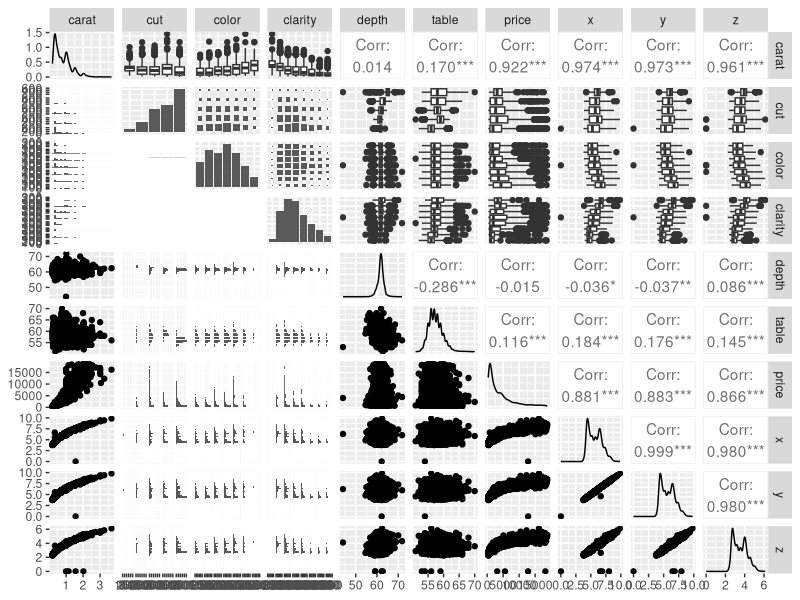
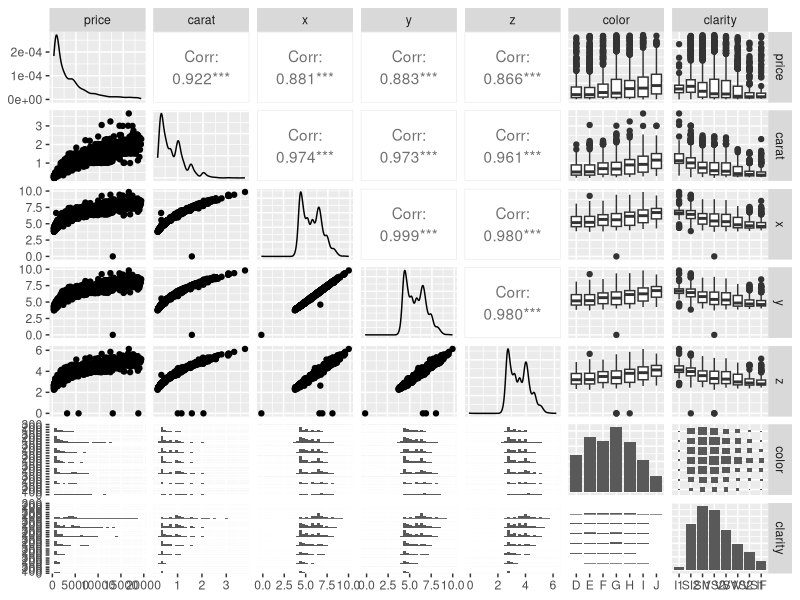
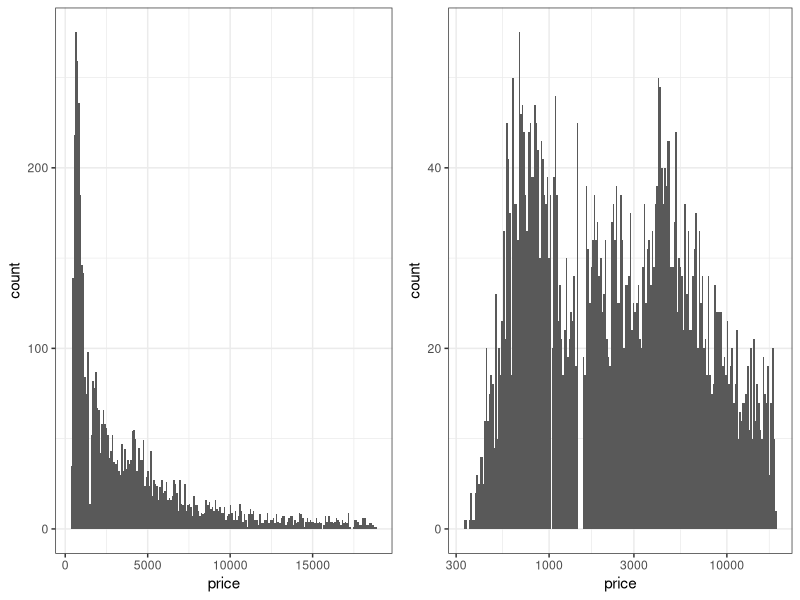
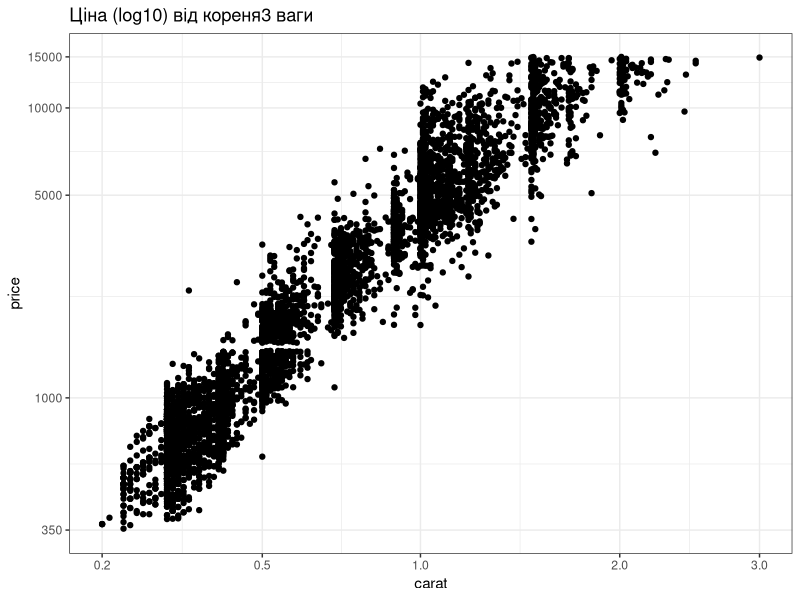
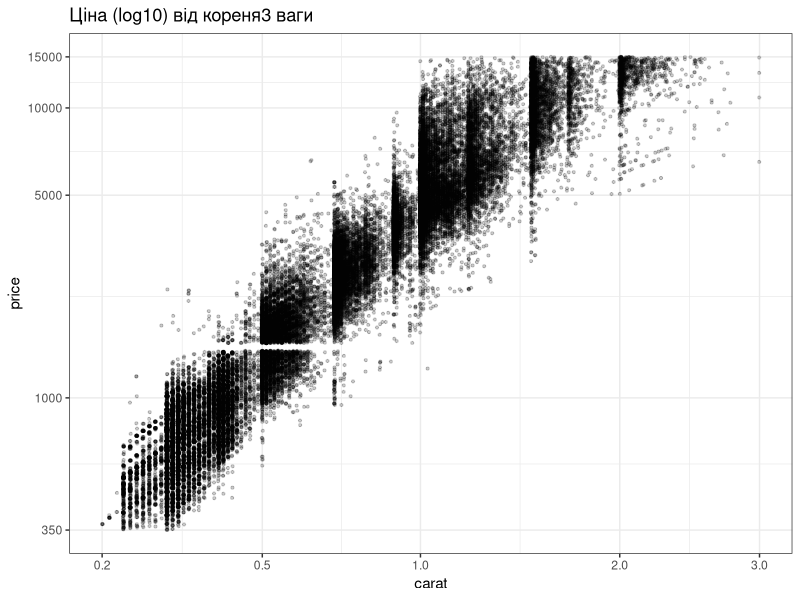
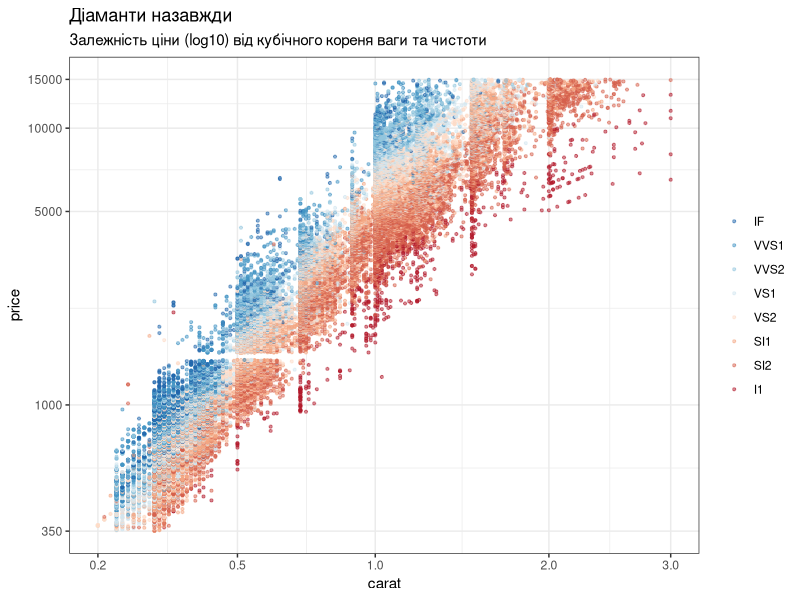
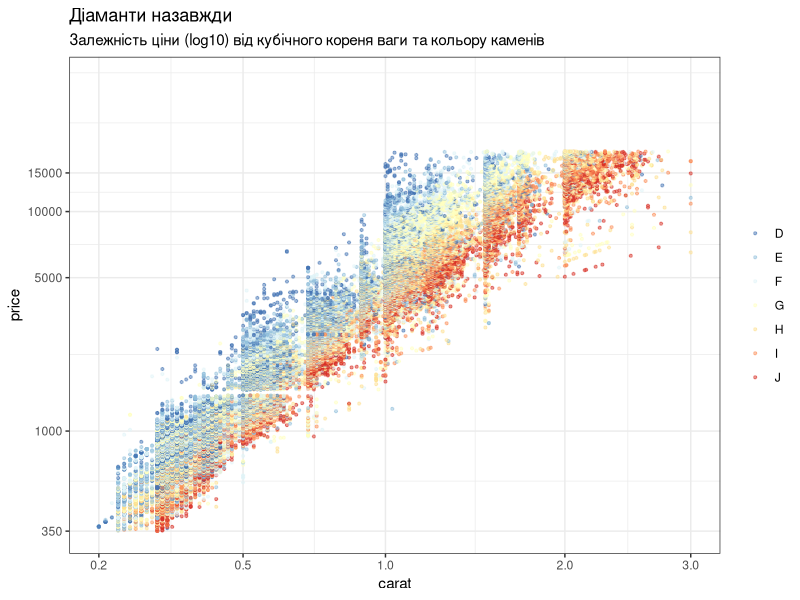
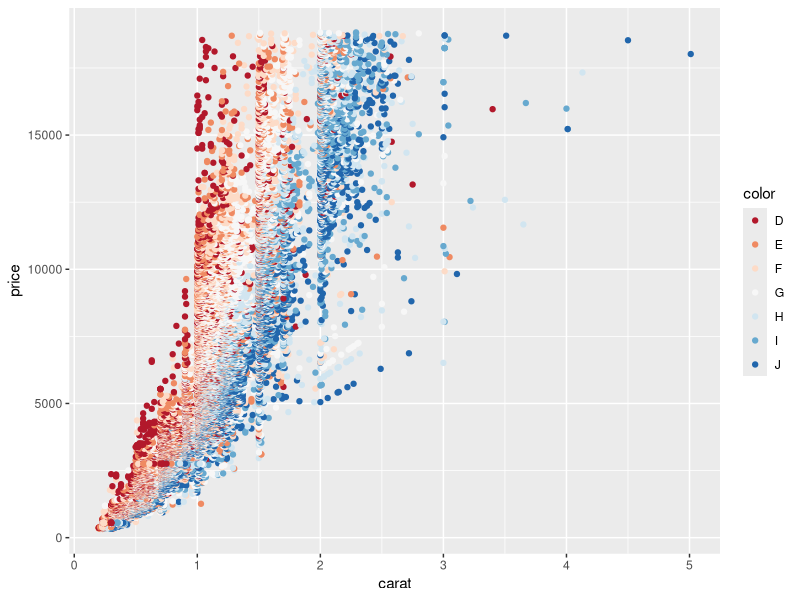

These charts were generated, in order, by the following R code:
## ---- chunk 1
#install.packages('tidyverse')
#install.packages('GGally')
#install.packages('ggplot2')
#install.packages('scales')
#install.packages('memisc')

library(tidyverse)
library(ggplot2)
library(GGally)
library(scales)
data(diamonds)
## ---- chunk 2
diamonds %>% tbl_df()
## ---- chunk 3
df <- diamonds %>%
  sample_n(5000) %>%
  tbl_df()
## ---- chunk 4
df %>% ggpairs( )
## ---- chunk 5
df %>% 
  select(price, carat, x, y, z, color, clarity) %>%
  ggpairs()
## ---- chunk 6
library(gridExtra)
p1 <- 
  df %>% 
  ggplot(aes(x=price)) +  
  geom_histogram(bins=200) + 
  theme_bw()


p2 <- 
  df %>% 
  ggplot(aes(x=price)) +  
  scale_x_log10() +
  geom_histogram(bins=200) + 
  theme_bw()

grid.arrange(p1, p2, ncol = 2, nrow = 1)
## ---- chunk 7
cubroot_trans = function() trans_new('cubroot', transform= function(x) x^(1/3), inverse = function(x) x^3 )
 
p <- df %>%
    ggplot( aes(x=carat, y=price) ) +
    scale_x_continuous(trans=cubroot_trans(), limits = c(0.2,3),
        breaks = c(0.2, 0.5, 1, 2, 3)) +
    scale_y_continuous(trans=log10_trans(), limits = c(350,15000),
        breaks = c(350, 1000, 5000, 10000, 15000)) +
    geom_point() +
    theme_bw() +
    ggtitle('Ціна (log10) від кореня3 ваги')

p




## ---- chunk 8
p = ggplot( data=diamonds, aes(carat, price)) +
    geom_point(alpha = 0.2, size = .75, position='jitter') +
    scale_x_continuous(trans=cubroot_trans(), limits = c(0.2,3),
        breaks = c(0.2, 0.5, 1, 2, 3)) +
    scale_y_continuous(trans=log10_trans(), limits = c(350,15000),
        breaks = c(350, 1000, 5000, 10000, 15000)) +
    theme_bw() +
    ggtitle('Ціна (log10) від кореня3 ваги')
p
## ---- chunk 9
p <- diamonds %>%
    ggplot(  aes(carat, price, colour=clarity)) +
    geom_point(alpha = 0.5, size = .75) +
    scale_colour_brewer(type = 'div', palette = 5,
        guide = guide_legend(title = NULL, reverse=T)) +
    scale_x_continuous(trans=cubroot_trans(), limits = c(0.2,3),
        breaks = c(0.2, 0.5, 1, 2, 3)) +
    scale_y_continuous(trans=log10_trans(), limits = c(350,15000),
        breaks = c(350, 1000, 5000, 10000, 15000)) +
    theme_bw() + theme(legend.key = element_blank()) +
    labs(title = "Діаманти назавжди", subtitle = 'Залежність ціни (log10) від кубічного кореня ваги та чистоти')
  #ggtitle('Price (log10) by Cubed-Root of Carat and Color')
p
## ---- chunk 10
p <- diamonds %>%
    ggplot(  aes(carat, price, colour=color)) +
    geom_point(alpha = 0.5, size = .75) +
    scale_colour_brewer(type = 'div', palette = 7, direction = -1,
        guide = guide_legend(title = NULL, reverse=F)) +
    scale_x_continuous(trans=cubroot_trans(), limits = c(0.2,3),
        breaks = c(0.2, 0.5, 1, 2, 3)) +
    scale_y_continuous(trans=log10_trans(), limits = c(350,40000),
        breaks = c(350, 1000, 5000, 10000, 15000)) +
    theme_bw() + theme(legend.key = element_blank()) +
    labs(title = "Діаманти назавжди", subtitle = 'Залежність ціни (log10) від кубічного кореня ваги та кольору каменів')
  #ggtitle('Price (log10) by Cubed-Root of Carat and Color')
p
## ---- chunk 11
diamonds %>% # 1. спочатку дані
    # 2. потім "естетика", тобто
    # у який спосіб ми показуємо кожну цікаву змінну. На цей раз 
    # вагу в каратах показуємо по вісі X,
    # ціну - по вісі Y,
    # color діамантів - ( color, from J (worst) to D (best)) це насправді, наскільки він 
    # прозорий - показуємо, правильно, кольором
    ggplot(  aes(x = carat, y = price, colour=color)) +
    # 3. нарешті задаємо геометрію (яким буде тип графіка?). цей - точковий, або діаграма розсіяння
    geom_point() +
    # 4. шкала (для кольору )
    scale_colour_brewer(type = 'div', palette = 5) 
    
